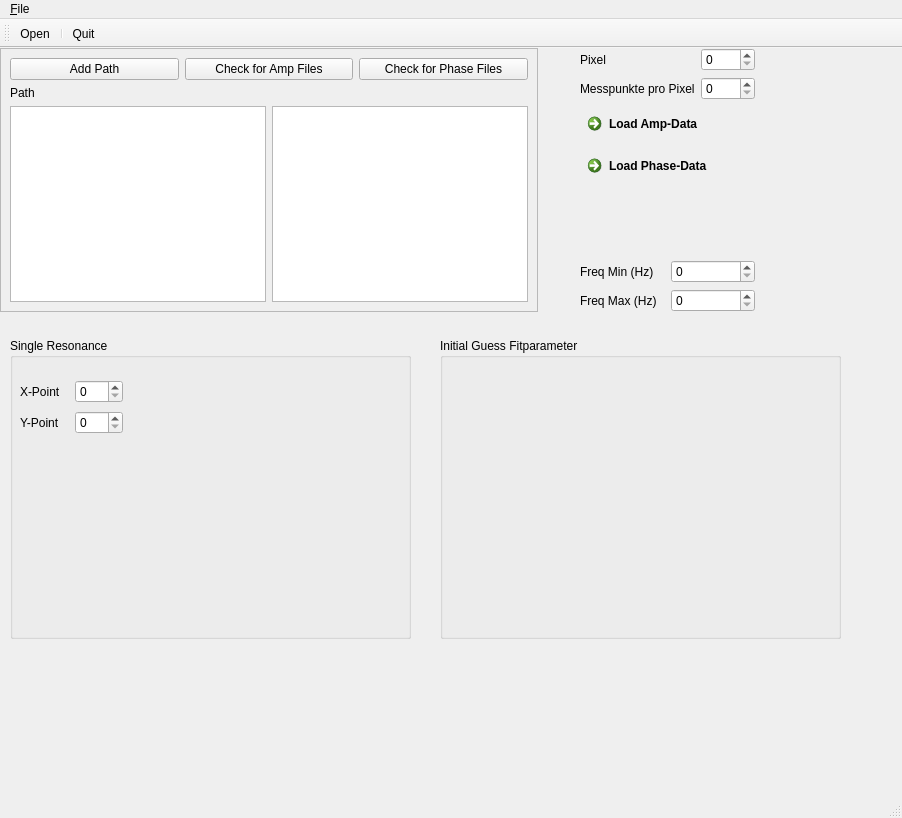
<?xml version="1.0" encoding="UTF-8"?>
<ui version="4.0">
 <class>MainWindow</class>
 <widget class="QMainWindow" name="MainWindow">
  <property name="geometry">
   <rect>
    <x>0</x>
    <y>0</y>
    <width>902</width>
    <height>818</height>
   </rect>
  </property>
  <property name="windowTitle">
   <string>MainWindow</string>
  </property>
  <widget class="QWidget" name="centralwidget">
   <widget class="QWidget" name="layoutWidget">
    <property name="geometry">
     <rect>
      <x>0</x>
      <y>0</y>
      <width>755</width>
      <height>264</height>
     </rect>
    </property>
    <layout class="QHBoxLayout" name="horizontalLayout_2">
     <item>
      <widget class="QFrame" name="frame">
       <property name="frameShape">
        <enum>QFrame::StyledPanel</enum>
       </property>
       <property name="frameShadow">
        <enum>QFrame::Raised</enum>
       </property>
       <layout class="QFormLayout" name="formLayout">
        <item row="0" column="0" colspan="2">
         <layout class="QHBoxLayout" name="horizontalLayout">
          <item>
           <widget class="QPushButton" name="pushButton_AddPath">
            <property name="text">
             <string>Add Path</string>
            </property>
           </widget>
          </item>
          <item>
           <widget class="QPushButton" name="pushButton_CheckAmpFiles">
            <property name="text">
             <string>Check for Amp Files</string>
            </property>
           </widget>
          </item>
          <item>
           <widget class="QPushButton" name="pushButton_CheckPhaseFiles">
            <property name="text">
             <string>Check for Phase Files</string>
            </property>
           </widget>
          </item>
         </layout>
        </item>
        <item row="1" column="0">
         <widget class="QLabel" name="label_Path">
          <property name="text">
           <string>Path</string>
          </property>
         </widget>
        </item>
        <item row="2" column="0">
         <widget class="QListView" name="listView_Amps">
          <property name="enabled">
           <bool>true</bool>
          </property>
         </widget>
        </item>
        <item row="2" column="1">
         <widget class="QListView" name="listView_Phases"/>
        </item>
       </layout>
      </widget>
     </item>
     <item>
      <spacer name="horizontalSpacer">
       <property name="orientation">
        <enum>Qt::Horizontal</enum>
       </property>
       <property name="sizeHint" stdset="0">
        <size>
         <width>29</width>
         <height>235</height>
        </size>
       </property>
      </spacer>
     </item>
     <item>
      <layout class="QVBoxLayout" name="verticalLayout">
       <item>
        <layout class="QGridLayout" name="gridLayout">
         <item row="0" column="0">
          <widget class="QLabel" name="label">
           <property name="text">
            <string>Pixel</string>
           </property>
          </widget>
         </item>
         <item row="0" column="1">
          <widget class="QSpinBox" name="spinBox_Pixel">
           <property name="whatsThis">
            <string>&lt;html&gt;&lt;head/&gt;&lt;body&gt;&lt;p&gt;Number of Pixels&lt;/p&gt;&lt;/body&gt;&lt;/html&gt;</string>
           </property>
           <property name="styleSheet">
            <string notr="true"/>
           </property>
           <property name="maximum">
            <number>9999</number>
           </property>
           <property name="value">
            <number>0</number>
           </property>
          </widget>
         </item>
         <item row="1" column="0">
          <widget class="QLabel" name="label_2">
           <property name="text">
            <string>Messpunkte pro Pixel</string>
           </property>
          </widget>
         </item>
         <item row="1" column="1">
          <widget class="QSpinBox" name="spinBox_Messpunkte">
           <property name="whatsThis">
            <string>&lt;html&gt;&lt;head/&gt;&lt;body&gt;&lt;p&gt;Number of Pixels&lt;/p&gt;&lt;/body&gt;&lt;/html&gt;</string>
           </property>
           <property name="styleSheet">
            <string notr="true"/>
           </property>
           <property name="maximum">
            <number>9999</number>
           </property>
           <property name="value">
            <number>0</number>
           </property>
          </widget>
         </item>
        </layout>
       </item>
       <item>
        <widget class="QCommandLinkButton" name="commandLoadAmp">
         <property name="text">
          <string>Load Amp-Data</string>
         </property>
        </widget>
       </item>
       <item>
        <widget class="QCommandLinkButton" name="commandLoadPhase">
         <property name="text">
          <string>Load Phase-Data</string>
         </property>
        </widget>
       </item>
       <item>
        <spacer name="verticalSpacer">
         <property name="orientation">
          <enum>Qt::Vertical</enum>
         </property>
         <property name="sizeHint" stdset="0">
          <size>
           <width>158</width>
           <height>17</height>
          </size>
         </property>
        </spacer>
       </item>
       <item>
        <layout class="QGridLayout" name="gridLayout_2">
         <item row="0" column="0">
          <widget class="QLabel" name="label_3">
           <property name="text">
            <string>Freq Min (Hz)</string>
           </property>
          </widget>
         </item>
         <item row="0" column="1">
          <widget class="QSpinBox" name="spinBox_FreqMin">
           <property name="maximum">
            <number>999000</number>
           </property>
           <property name="singleStep">
            <number>500</number>
           </property>
          </widget>
         </item>
         <item row="1" column="0">
          <widget class="QLabel" name="label_4">
           <property name="text">
            <string>Freq Max (Hz)</string>
           </property>
          </widget>
         </item>
         <item row="1" column="1">
          <widget class="QSpinBox" name="spinBox_FreqMax">
           <property name="maximum">
            <number>999000</number>
           </property>
           <property name="singleStep">
            <number>500</number>
           </property>
          </widget>
         </item>
        </layout>
       </item>
      </layout>
     </item>
    </layout>
   </widget>
   <widget class="QGroupBox" name="groupBox_SingleResonance">
    <property name="geometry">
     <rect>
      <x>10</x>
      <y>290</y>
      <width>401</width>
      <height>301</height>
     </rect>
    </property>
    <property name="title">
     <string>Single Resonance </string>
    </property>
    <widget class="QWidget" name="layoutWidget">
     <property name="geometry">
      <rect>
       <x>10</x>
       <y>40</y>
       <width>103</width>
       <height>60</height>
      </rect>
     </property>
     <layout class="QGridLayout" name="gridLayout_3">
      <item row="0" column="0">
       <widget class="QLabel" name="label_XPoint">
        <property name="text">
         <string>X-Point</string>
        </property>
       </widget>
      </item>
      <item row="0" column="1">
       <widget class="QSpinBox" name="spinBox_XSingle">
        <property name="maximum">
         <number>999</number>
        </property>
       </widget>
      </item>
      <item row="1" column="0">
       <widget class="QLabel" name="label_YPoint">
        <property name="text">
         <string>Y-Point</string>
        </property>
       </widget>
      </item>
      <item row="1" column="1">
       <widget class="QSpinBox" name="spinBox_YSingle">
        <property name="maximum">
         <number>999</number>
        </property>
       </widget>
      </item>
     </layout>
    </widget>
   </widget>
   <widget class="QGroupBox" name="groupBox_SingleResonance_2">
    <property name="geometry">
     <rect>
      <x>440</x>
      <y>290</y>
      <width>401</width>
      <height>301</height>
     </rect>
    </property>
    <property name="title">
     <string>Initial Guess Fitparameter</string>
    </property>
   </widget>
  </widget>
  <widget class="QMenuBar" name="menubar">
   <property name="geometry">
    <rect>
     <x>0</x>
     <y>0</y>
     <width>902</width>
     <height>20</height>
    </rect>
   </property>
   <widget class="QMenu" name="menuFile">
    <property name="title">
     <string>&amp;File</string>
    </property>
    <addaction name="actionOpen"/>
    <addaction name="separator"/>
    <addaction name="actionClose"/>
   </widget>
   <addaction name="menuFile"/>
  </widget>
  <widget class="QStatusBar" name="statusbar"/>
  <widget class="QToolBar" name="toolBar">
   <property name="windowTitle">
    <string>toolBar</string>
   </property>
   <attribute name="toolBarArea">
    <enum>TopToolBarArea</enum>
   </attribute>
   <attribute name="toolBarBreak">
    <bool>false</bool>
   </attribute>
   <addaction name="actionOpen"/>
   <addaction name="separator"/>
   <addaction name="actionClose"/>
  </widget>
  <action name="actionOpen">
   <property name="text">
    <string>&amp;Open</string>
   </property>
   <property name="shortcut">
    <string>Ctrl+O</string>
   </property>
  </action>
  <action name="actionClose">
   <property name="text">
    <string>&amp;Quit</string>
   </property>
   <property name="toolTip">
    <string>Quit Application</string>
   </property>
   <property name="shortcut">
    <string>Ctrl+Q</string>
   </property>
  </action>
 </widget>
 <resources/>
 <connections/>
</ui>
